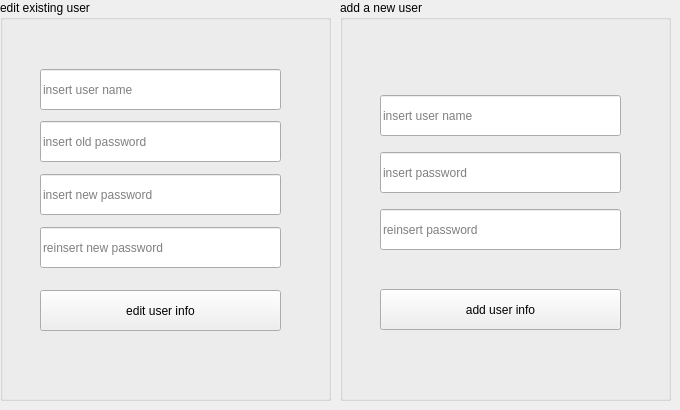
    <widget class="QWidget" name="tab_8">
     <attribute name="title">
      <string>Users</string>
     </attribute>
     <widget class="QGroupBox" name="groupBox_3">
      <property name="geometry">
       <rect>
        <x>340</x>
        <y>0</y>
        <width>331</width>
        <height>401</height>
       </rect>
      </property>
      <property name="title">
       <string>add a new user</string>
      </property>
      <widget class="QPushButton" name="btn_Add_User">
       <property name="geometry">
        <rect>
         <x>40</x>
         <y>289</y>
         <width>241</width>
         <height>41</height>
        </rect>
       </property>
       <property name="text">
        <string>add user info</string>
       </property>
      </widget>
      <widget class="QLineEdit" name="txt_User_Name">
       <property name="geometry">
        <rect>
         <x>40</x>
         <y>95</y>
         <width>241</width>
         <height>41</height>
        </rect>
       </property>
       <property name="placeholderText">
        <string>insert user name</string>
       </property>
      </widget>
      <widget class="QLineEdit" name="txt_Password1">
       <property name="geometry">
        <rect>
         <x>40</x>
         <y>152</y>
         <width>241</width>
         <height>41</height>
        </rect>
       </property>
       <property name="echoMode">
        <enum>QLineEdit::Password</enum>
       </property>
       <property name="placeholderText">
        <string>insert password</string>
       </property>
      </widget>
      <widget class="QLineEdit" name="txt_Password2">
       <property name="geometry">
        <rect>
         <x>40</x>
         <y>209</y>
         <width>241</width>
         <height>41</height>
        </rect>
       </property>
       <property name="echoMode">
        <enum>QLineEdit::Password</enum>
       </property>
       <property name="placeholderText">
        <string>reinsert password</string>
       </property>
      </widget>
     </widget>
     <widget class="QGroupBox" name="groupBox_4">
      <property name="geometry">
       <rect>
        <x>0</x>
        <y>0</y>
        <width>331</width>
        <height>401</height>
       </rect>
      </property>
      <property name="title">
       <string>edit existing user</string>
      </property>
      <widget class="QPushButton" name="btn_Update_User_Password">
       <property name="geometry">
        <rect>
         <x>40</x>
         <y>290</y>
         <width>241</width>
         <height>41</height>
        </rect>
       </property>
       <property name="text">
        <string>edit user info</string>
       </property>
      </widget>
      <widget class="QLineEdit" name="txt_Old_Password">
       <property name="geometry">
        <rect>
         <x>40</x>
         <y>121</y>
         <width>241</width>
         <height>41</height>
        </rect>
       </property>
       <property name="echoMode">
        <enum>QLineEdit::Password</enum>
       </property>
       <property name="placeholderText">
        <string>insert old password</string>
       </property>
      </widget>
      <widget class="QLineEdit" name="txt_New_Password1">
       <property name="geometry">
        <rect>
         <x>40</x>
         <y>174</y>
         <width>241</width>
         <height>41</height>
        </rect>
       </property>
       <property name="echoMode">
        <enum>QLineEdit::Password</enum>
       </property>
       <property name="placeholderText">
        <string>insert new password</string>
       </property>
      </widget>
      <widget class="QLineEdit" name="txt_User_Name1">
       <property name="geometry">
        <rect>
         <x>40</x>
         <y>69</y>
         <width>241</width>
         <height>41</height>
        </rect>
       </property>
       <property name="placeholderText">
        <string>insert user name</string>
       </property>
      </widget>
      <widget class="QLineEdit" name="txt_New_Password2">
       <property name="geometry">
        <rect>
         <x>40</x>
         <y>227</y>
         <width>241</width>
         <height>41</height>
        </rect>
       </property>
       <property name="echoMode">
        <enum>QLineEdit::Password</enum>
       </property>
       <property name="placeholderText">
        <string>reinsert new password</string>
       </property>
      </widget>
     </widget>
    </widget>
